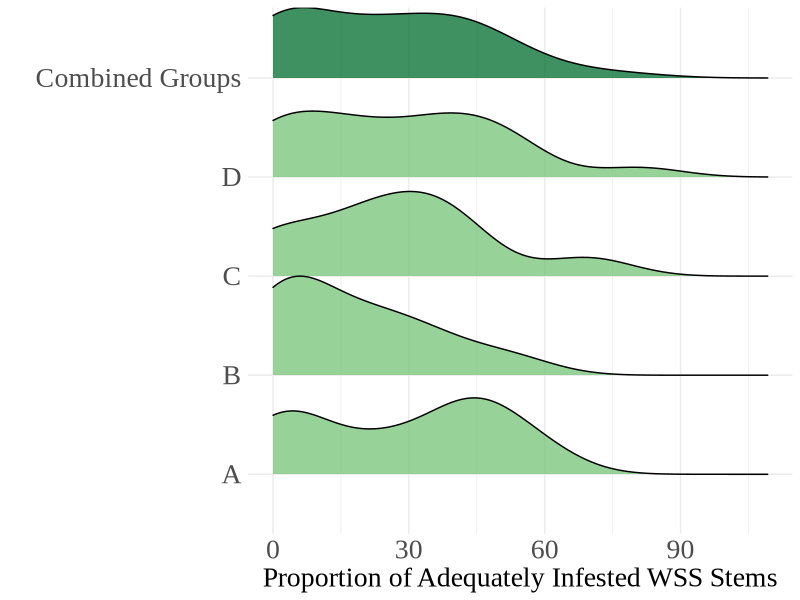

Source code (R):

library(readxl)
library(dplyr)
library(ggplot2)
library(ggridges)

infestationData <- read_xlsx("Data/ProximalInfestationData2023.xlsx")

modeledData <- infestationData %>%
  filter(rep %in% c("G","H","I","J")) %>%
  filter(sampleName != "PII05") %>%
  mutate(plantingGroup = case_match(rep,
                                    "G" ~ "A",
                                    "H" ~ "B",
                                    "I" ~ "C",
                                    "J" ~ "D"))
combinedData <- modeledData %>%
  mutate(plantingGroup = "Combined Groups")
combinedModeledData <- bind_rows(modeledData, combinedData)

# Set the order of the groups
combinedModeledData$plantingGroup <- factor(combinedModeledData$plantingGroup, 
                                            levels = c("A", "B", "C", "D", "Combined Groups"))
# Define custom colors
custom_colors <- c("A" = "#74c476", "B" = "#74c476", "C" = "#74c476", "D" = "#74c476", "Combined Groups" = "#006d2c")

# Create the ridge density plot
FigureA3 <- ggplot(combinedModeledData, aes(x = percentSigInfested, y = plantingGroup, fill = plantingGroup)) +
  geom_density_ridges(scale = 1, alpha = .75) +
  scale_fill_manual(values = custom_colors) +
  theme_minimal() +
  theme(legend.position = "none",
        text = element_text(family = "Times New Roman", size = 20),
        axis.text = element_text(size = 20),
        legend.text = element_text(size = 20),) +
  labs( x = "Proportion of Adequately Infested WSS Stems", y = "") +
  xlim(0, NA) 
